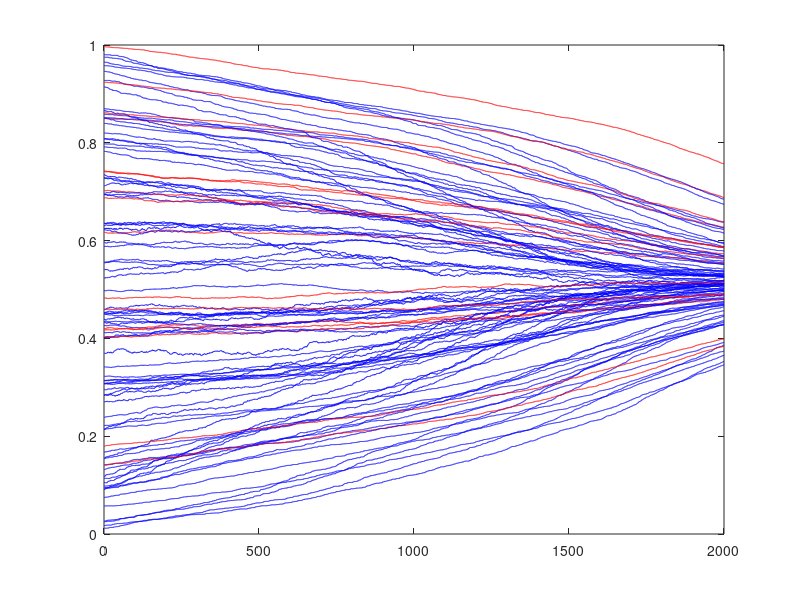

Recreate this plot in MATLAB.
%% Unsere Erweiterung mit dem Charisma-Faktor
%  Sehr ueberzeugende Agenten werden im Plot hervorgehoben
%  30.11.2013 13:45
%  Lukas
%% Initialization
% number of agents
N = 100;
% number of iterations
iter = 2000;
% convergence parameter
c = 0.002;
% u in [0, 1]
u = 0.35;

% initialize matrix with vectors of opinions
M = zeros(N, iter);
% opinions at the beginning
M(:, 1) = rand(N, 1);
% initialize charisma
gamma = rand(N, 1);
% Grenze, ab welcher Agenten im Plot hervorgehoben werden
v = 0.8;

%% Calculation
for t=1:iter-1
   % shuffle the rows of the matrix
   newindex = randperm(size(M,1));
   M = M(newindex,:);
   gamma = gamma(newindex);
   % interactions
   % (we split the matrix in two halfs)
   half = N/2;
   for j=1:half
       if (abs(M(j, t) - M(j+half, t)) < u)
           delta = c*(M(j+half, t) - M(j,t));
           M(j, t+1) = M(j, t) + delta*((2*gamma(j+half))/(gamma(j)+gamma(j+half)));
           M(j+half, t+1) = M(j+half, t) - delta*((2*gamma(j))/(gamma(j)+gamma(j+half)));
       else
           M(j, t+1) = M(j, t);
           M(j+half, t+1) = M(j+half, t);
       end
   end
end

%% Plot
for i=1:N-1
    if (gamma(i)>v)
        plot(M(i, :), 'r');
        hold on
    else
        plot(M(i, :), 'b')
        hold on
    end
end
if (gamma(N)>v)
        plot(M(N, :), 'r');
        hold on
else
    plot(M(N, :), 'b')
    hold on
end